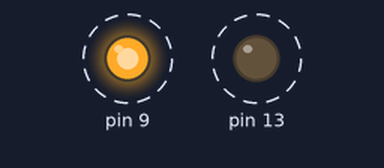
A sketch run on a simulated Arduino Uno, built with avr-gcc and run on an emulated ATmega328P. Shown: output pins drawn as LEDs (lit = HIGH). Dashed ring = blinking.

Above: at 0.2 s.
Timing chart, 0 to 3.0 s (numbered marks = the images above):
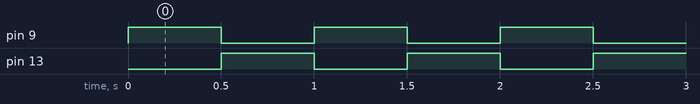

The sketch:

arduino_with_two_leds.ino
```cpp
// C++ code
//
void setup()
{
   pinMode(9, OUTPUT);
  pinMode(13, OUTPUT);//تحديد البين رقم 13 ك خرج
}

void loop()
{
  digitalWrite(9, HIGH);
  digitalWrite(13, LOW);//إعطاء قيمة 1 منطقي(5فولط) للبين رقم 13

  delay(500); //انتظر 1000 ميلي ثانية
  digitalWrite(9, LOW);
  digitalWrite(13, HIGH);//إعطاء قيمة 0 منطقي(0فولط) للبين رقم 13
  delay(500); //انتظر 1000 ميلي ثانية
}
```

Measured:
- by itself, pin 9, pin 13: alternates HIGH for 0.50 s and LOW for 0.50 s
